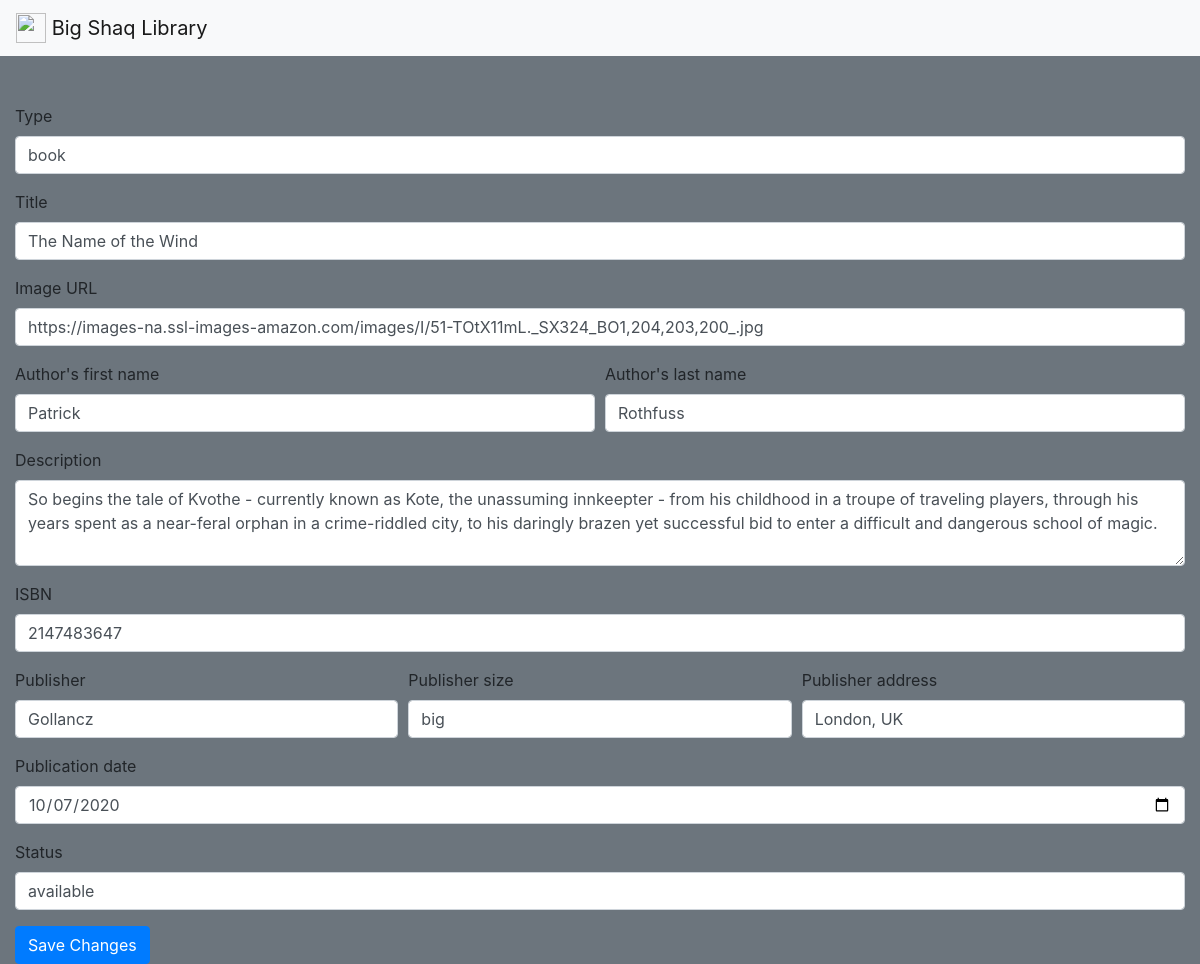
The page /update.php?item_id=2 on the database its author committed.
### tables this page shows
CREATE TABLE `item` (
  `item_id` int(11) NOT NULL,
  `type` varchar(20) NOT NULL,
  `title` varchar(100) NOT NULL,
  `image` varchar(500) NOT NULL,
  `author_fName` varchar(50) NOT NULL,
  `author_lName` varchar(50) NOT NULL,
  `description` varchar(8000) NOT NULL,
  `isbn` int(13) NOT NULL,
  `publication_date` date NOT NULL,
  `publisher` varchar(100) NOT NULL,
  `publisher_address` varchar(150) NOT NULL,
  `publisher_size` varchar(20) NOT NULL,
  `status` varchar(20) NOT NULL
);

### update.php (the view, shortened to what this page needs)
<?php
	require_once 'actions/db_connect.php';
	if ($_GET["item_id"]) {
		$item_id = $_GET["item_id"];
		$sql = "SELECT * FROM item WHERE item_id = $item_id";
		$result = mysqli_query($conn, $sql);
		$row = $result->fetch_assoc();
	}
?>
<!DOCTYPE html>
<html>
<head>
    <link rel="stylesheet" href="https://stackpath.bootstrapcdn.com/bootstrap/4.4.1/css/bootstrap.min.css">
</head>
<body class="bg-secondary">
  <nav class="navbar navbar-light bg-light mb-5">
      <a class="navbar-brand" href="index.php">
      <img src="https://banner2.cleanpng.com/20180719/blp/kisspng-library-computer-icons-librarian-reference-work-cl-knowledge-edition-5b5110a02097f7.2706046915320393281335.jpg" width="30" height="30" class="d-inline-block align-top" alt="">
      Big Shaq Library
      </a>
  </nav>
  <div class="container-fluid">
    <form action="actions/a_update.php" method="post">
    <div class="form-group">
      <label for="inputType">Type</label>
      <input type="text" name="type" class="form-control" id="inputType" value="<?php echo $row['type'] ?>">
    </div>
    <div class="form-group">
      <label for="inputTitle">Title</label>
      <input type="text" name="title" class="form-control" id="inputTitle" value="<?php echo $row['title'] ?>">
    </div>
    <div class="form-group">
      <label for="inputImage">Image URL</label>
      <input type="text" name="image" class="form-control" id="inputImage" value="<?php echo $row['image'] ?>">
    </div>
    <div class="form-row">
      <div class="form-group col-md-6">
        <label for="inputAuthor1">Author's first name</label>
        <input type="text" name="author_fName" class="form-control" id="inputAuthor1" value="<?php echo $row['author_fName'] ?>">
      </div>
      <div class="form-group col-md-6">
        <label for="inputAuthor2">Author's last name</label>
        <input type="text" name="author_lName" class="form-control" id="inputAuthor2" value="<?php echo $row['author_lName'] ?>">
      </div>
    </div>
    <div class="form-group">
      <label for="inputDescription">Description</label>
      <textarea class="form-control" name="description" id="inputDescription" rows="3"><?php echo $row['description'] ?></textarea>
    </div>
    <div class="form-group">
      <label for="inputIsbn">ISBN</label>
      <input type="text" name="isbn" class="form-control" id="inputIsbn" value="<?php echo $row['isbn'] ?>">
    </div>
    <div class="form-row">
      <div class="form-group col-md-4">
      <label for="inputPublisher">Publisher</label>
      <input type="datextte" name="publisher" class="form-control" id="inputPublisher" value="<?php echo $row['publisher'] ?>">
      </div>
      <div class="form-group col-md-4">
        <label for="inputPublisherSize">Publisher size</label>
        <input type="text" name="publisher_size" class="form-control" id="inputPublisherSize" value="<?php echo $row['publisher_size'] ?>">
      </div>
      <div class="form-group col-md-4">
        <label for="inputPublisherAddress">Publisher address</label>
        <input type="text" name="publisher_address" class="form-control" id="inputPublisherAddress" value="<?php echo $row['publisher_address'] ?>">
      </div>
    </div>
    <div class="form-group">
      <label for="inputPublicationDate">Publication date</label>
      <input type="date" name="publication_date" class="form-control" id="inputPublicationDate" value="<?php echo $row['publication_date'] ?>">
    </div>
    <div class="form-group">
      <label for="inputStatus">Status</label>
      <input type="text" name="status" class="form-control" id="inputStatus" value="<?php echo $row['status'] ?>">
    </div>
    <button type="submit" class="btn btn-primary">Save Changes</button>
  </form>
  </div>
</body>
</html>

### rows shown on the page
item: type "book", title "The Name of the Wind", image "https://images-na.ssl-images-amazon.com/images/I/51-TOtX11mL._SX324_BO1,204,203,200_.jpg", author_fName "Patrick", author_lName "Rothfuss", description "So begins the tale of Kvothe - currently known as Kote, the unassuming innkeepter - from his childhood in a troupe of traveling players, through his years spent as a near-feral orphan in a crime-riddled city, to his daringly brazen yet successful bid to enter a difficult and dangerous school of magic.", isbn "2147483647", publisher "Gollancz", publisher_size "big", publisher_address "London, UK", publication_date "10/07/2020", status "available"
